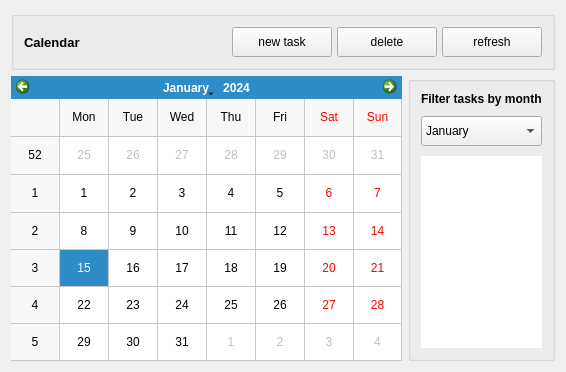
          <widget class="QWidget" name="calender">
           <layout class="QVBoxLayout" name="verticalLayout_8">
            <item>
             <widget class="QGroupBox" name="groupBox">
              <property name="maximumSize">
               <size>
                <width>16777209</width>
                <height>16777215</height>
               </size>
              </property>
              <layout class="QHBoxLayout" name="horizontalLayout_10">
               <property name="spacing">
                <number>5</number>
               </property>
               <property name="leftMargin">
                <number>10</number>
               </property>
               <property name="topMargin">
                <number>10</number>
               </property>
               <property name="rightMargin">
                <number>10</number>
               </property>
               <property name="bottomMargin">
                <number>10</number>
               </property>
               <item>
                <widget class="QLabel" name="label_20">
                 <property name="font">
                  <font>
                   <pointsize>10</pointsize>
                   <weight>75</weight>
                   <bold>true</bold>
                  </font>
                 </property>
                 <property name="text">
                  <string>Calendar</string>
                 </property>
                </widget>
               </item>
               <item>
                <widget class="QPushButton" name="pushButton_newCtask">
                 <property name="minimumSize">
                  <size>
                   <width>0</width>
                   <height>30</height>
                  </size>
                 </property>
                 <property name="maximumSize">
                  <size>
                   <width>100</width>
                   <height>30</height>
                  </size>
                 </property>
                 <property name="text">
                  <string>new task</string>
                 </property>
                 <property name="icon">
                  <iconset resource="images/icons/icons.qrc">
                   <normaloff>:/new/general/plus_96px.png</normaloff>:/new/general/plus_96px.png</iconset>
                 </property>
                </widget>
               </item>
               <item>
                <widget class="QPushButton" name="pushButton_delCtask">
                 <property name="minimumSize">
                  <size>
                   <width>0</width>
                   <height>30</height>
                  </size>
                 </property>
                 <property name="maximumSize">
                  <size>
                   <width>100</width>
                   <height>30</height>
                  </size>
                 </property>
                 <property name="text">
                  <string>delete</string>
                 </property>
                 <property name="icon">
                  <iconset resource="images/icons/icons.qrc">
                   <normaloff>:/new/general/Gnome-Edit-Delete-64.png</normaloff>:/new/general/Gnome-Edit-Delete-64.png</iconset>
                 </property>
                </widget>
               </item>
               <item>
                <widget class="QPushButton" name="pushButton_refreshCtasks">
                 <property name="minimumSize">
                  <size>
                   <width>0</width>
                   <height>30</height>
                  </size>
                 </property>
                 <property name="maximumSize">
                  <size>
                   <width>100</width>
                   <height>30</height>
                  </size>
                 </property>
                 <property name="text">
                  <string>refresh</string>
                 </property>
                 <property name="icon">
                  <iconset resource="images/icons/icons.qrc">
                   <normaloff>:/new/general/Gnome-View-Refresh-64.png</normaloff>:/new/general/Gnome-View-Refresh-64.png</iconset>
                 </property>
                </widget>
               </item>
              </layout>
             </widget>
            </item>
            <item>
             <layout class="QHBoxLayout" name="horizontalLayout_15" stretch="8,2">
              <item>
               <widget class="QCalendarWidget" name="calendarWidget">
                <property name="gridVisible">
                 <bool>true</bool>
                </property>
               </widget>
              </item>
              <item>
               <widget class="QGroupBox" name="groupBox">
                <layout class="QVBoxLayout" name="verticalLayout_7">
                 <property name="spacing">
                  <number>10</number>
                 </property>
                 <property name="leftMargin">
                  <number>10</number>
                 </property>
                 <property name="topMargin">
                  <number>10</number>
                 </property>
                 <property name="rightMargin">
                  <number>10</number>
                 </property>
                 <property name="bottomMargin">
                  <number>10</number>
                 </property>
                 <item>
                  <widget class="QLabel" name="label_19">
                   <property name="font">
                    <font>
                     <weight>75</weight>
                     <bold>true</bold>
                    </font>
                   </property>
                   <property name="text">
                    <string>Filter tasks by month</string>
                   </property>
                  </widget>
                 </item>
                 <item>
                  <widget class="QComboBox" name="comboBox_monthFilter">
                   <property name="minimumSize">
                    <size>
                     <width>0</width>
                     <height>30</height>
                    </size>
                   </property>
                   <property name="maximumSize">
                    <size>
                     <width>16777215</width>
                     <height>30</height>
                    </size>
                   </property>
                   <item>
                    <property name="text">
                     <string>January</string>
                    </property>
                   </item>
                   <item>
                    <property name="text">
                     <string>February</string>
                    </property>
                   </item>
                   <item>
                    <property name="text">
                     <string>March</string>
                    </property>
                   </item>
                   <item>
                    <property name="text">
                     <string>April</string>
                    </property>
                   </item>
                   <item>
                    <property name="text">
                     <string>May</string>
                    </property>
                   </item>
                   <item>
                    <property name="text">
                     <string>June</string>
                    </property>
                   </item>
                   <item>
                    <property name="text">
                     <string>July</string>
                    </property>
                   </item>
                   <item>
                    <property name="text">
                     <string>August</string>
                    </property>
                   </item>
                   <item>
                    <property name="text">
                     <string>September</string>
                    </property>
                   </item>
                   <item>
                    <property name="text">
                     <string>October</string>
                    </property>
                   </item>
                   <item>
                    <property name="text">
                     <string>November</string>
                    </property>
                   </item>
                   <item>
                    <property name="text">
                     <string>December</string>
                    </property>
                   </item>
                  </widget>
                 </item>
                 <item>
                  <widget class="QListView" name="listView_tasks">
                   <property name="frameShape">
                    <enum>QFrame::NoFrame</enum>
                   </property>
                   <property name="frameShadow">
                    <enum>QFrame::Plain</enum>
                   </property>
                   <property name="showDropIndicator" stdset="0">
                    <bool>false</bool>
                   </property>
                   <property name="alternatingRowColors">
                    <bool>true</bool>
                   </property>
                  </widget>
                 </item>
                </layout>
               </widget>
              </item>
             </layout>
            </item>
           </layout>
          </widget>
